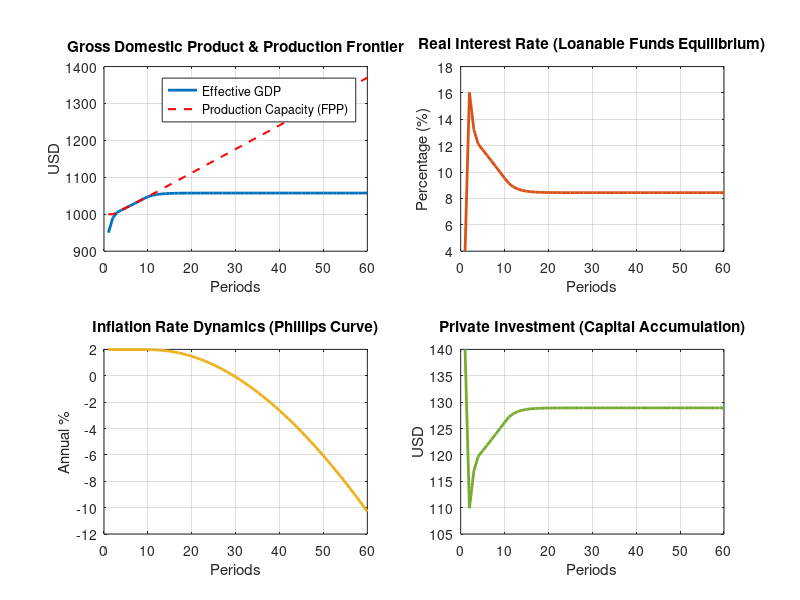

MATLAB code for this plot:
%%%%%%%%%%%%%%%%%%%%%%%%%%%%%%%%%%%%%%%%%%%%%%%%%%%%%%%%%%%%%%%%%%%%%%%%%%%
% Demanda Agregada, Mercado de Fondos Prestables, Inflación: IS-FP-PC (Keynes-Garrison-Phillips)
% Versión Dinámica de Mediano Plazo 
% Autor: Diego
%%%%%%%%%%%%%%%%%%%%%%%%%%%%%%%%%%%%%%%%%%%%%%%%%%%%%%%%%%%%%%%%%%%%%%%%%%%

clear;
clc;
close all;

%% 1. PARÁMETROS MACROECONÓMICOS
T       = 60;       % Número de períodos de simulación

% Demanda Agregada (Keynes)
C0      = 180;      % Consumo autónomo
c       = 0.65;     % Propensión marginal a consumir
t       = 0.15;     % Tasa impositiva (Ingreso disponible = (1-t)*Y)
G0      = 220;      % Gasto público autónomo
NX0     = 50;       % Exportaciones netas autónomas
m       = 0.10;     % Propensión marginal a importar

% Mercado de Fondos Prestables e Inversión (Garrison)
A       = 250;      % Demanda autónoma de fondos prestables (Deseo de inversión)
alpha   = 300;      % Sensibilidad de los fondos prestables a la tasa de interés
I0      = 150;      % Inversión autónoma estructural
tau     = 250;      % Sensibilidad de la inversión a la tasa de interés
s       = 0.25;     % Propensión marginal al ahorro (sobre el ingreso disponible)

% Oferta, Capacidad y Frontera Productiva (Hayek / Crecimiento)
Y_cap0  = 1000;     % Capacidad productiva inicial (Frontera inicial)
delta   = 0.05;     % Eficiencia de la inversión (Conversión de I_t en nueva capacidad)
betaPC  = 0.02;     % Sensibilidad de la inflación al output gap

%% 2. INICIALIZACIÓN DE VARIABLES
Y       = zeros(T,1);   % Producto Real Efectivo
Y_dem   = zeros(T,1);   % Producto de Demanda (Keynesiano)
Y_cap   = zeros(T,1);   % Capacidad Productiva Máxima (Frontera FPP)
C       = zeros(T,1);   % Consumo Privado
I       = zeros(T,1);   % Inversión Privada
r       = zeros(T,1);   % Tasa de Interés Real de Equilibrio
pi      = zeros(T,1);   % Tasa de Inflación
P       = zeros(T,1);   % Nivel General de Precios

% Condiciones Iniciales
Y(1)      = 950;        % Iniciamos en una brecha recesiva inicial
Y_cap(1)  = Y_cap0;     % Capacidad instalada inicial
pi(1)     = 0.02;       % Inflación inicial del 2%
P(1)      = 100;        % Índice de precios base
r(1)      = 0.04;       % Tasa de interés inicial (4%)

%% 3. BUCLE DE SIMULACIÓN DINÁMICA
for k = 2:T
    
    % A) Mercado de Fondos Prestables con Ahorro sobre Ingreso Disponible
    % r equilibra la oferta de fondos (S) y el deseo autónomo de invertir (A)
    r(k) = (A - s * (1 - t) * Y(k-1)) / alpha;
    r(k) = max(r(k), 0.005); % Límite inferior técnico (Piso del 0.5%)
    
    % B) Estructura de Capital e Inversión (Triángulo de Hayek)
    I(k) = I0 - tau * r(k);
    
    % C) Evolución Endógena de la Capacidad Productiva (Frontera de Producción)
    % La inversión física desplaza la FPP hacia la derecha en el período t+1
    Y_cap(k) = Y_cap(k-1) + delta * I(k-1);
    
    % D) Determinación de la Demanda Agregada Keynesiana
    C(k) = C0 + c * (1 - t) * Y(k-1);
    NX   = NX0 - m * Y(k-1);
    Y_dem(k) = C(k) + I(k) + G0 + NX;
    
    % E) Restricción de Frontera de Producción (FPP)
    % La economía no puede producir más allá de su capacidad real instalada
    Y(k) = min(Y_dem(k), Y_cap(k));
    
    % F) Dinámica Inflacionaria (Curva de Phillips)
    % Las presiones surgen si la demanda presiona la capacidad instalada
    output_gap = (Y(k) - Y_cap(k)) / Y_cap(k);
    pi(k) = pi(k-1) + betaPC * output_gap;
    
    % G) Nivel de Precios
    P(k) = P(k-1) * (1 + pi(k));
end

% Ajuste estético para el período inicial
I(1) = I0 - tau * r(1);
C(1) = C0 + c * (1 - t) * Y(1);
Y_dem(1) = Y(1);

%% 4. VISUALIZACIÓN DE RESULTADOS
figure('Name', 'Simulación IS-FP-PC con Frontera Endógena', 'Position', [100, 100, 1000, 600]);

% Gráfico 1: PIB de Demanda vs Capacidad de Oferta e Impacto del Min()
subplot(2,2,1);
plot(Y, 'LineWidth', 2, 'Color', [0 0.4470 0.7410]);
hold on;
plot(Y_cap, '--r', 'LineWidth', 1.5);
title('Gross Domestic Product & Production Frontier');
xlabel('Periods'); ylabel('USD');
legend('Effective GDP', 'Production Capacity (FPP)', 'Location', 'Best');
grid on;

% Gráfico 2: Tasa de Interés Real Endógena
subplot(2,2,2);
plot(r * 100, 'LineWidth', 2, 'Color', [0.8500 0.3250 0.0980]);
title('Real Interest Rate (Loanable Funds Equilibrium)');
xlabel('Periods'); ylabel('Percentage (%)');
grid on;

% Gráfico 3: Inflación Amortiguada
subplot(2,2,3);
plot(pi * 100, 'LineWidth', 2, 'Color', [0.9290 0.6940 0.1250]);
title('Inflation Rate Dynamics (Phillips Curve)');
xlabel('Periods'); ylabel('Annual %');
grid on;

% Gráfico 4: Inversión que Alimenta el Capital Estructural
subplot(2,2,4);
plot(I, 'LineWidth', 2, 'Color', [0.4660 0.6740 0.1880]);
title('Private Investment (Capital Accumulation)');
xlabel('Periods'); ylabel('USD');
grid on;
